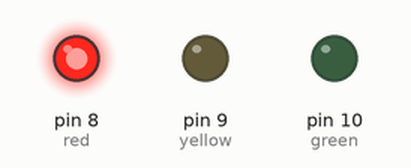
Recording of a sketch running on a simulated Arduino Uno, built with avr-gcc and run on an emulated ATmega328P. Shown: output pins drawn as LEDs (lit = HIGH).

Above: at 2.5 s.
At 9.5 s:
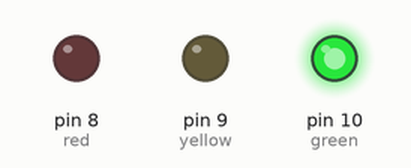
At 13.0 s:
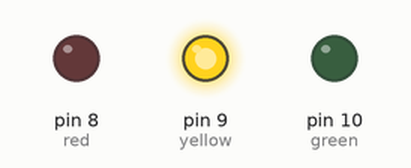
Timing chart, 0 to 18.2 s (numbered marks = the images above):
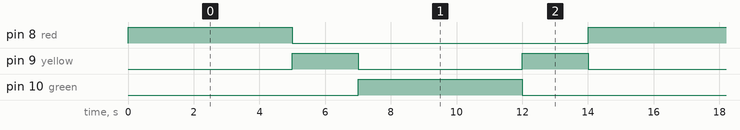

Measured:
- by itself, pin 8 (red), pin 10 (green): alternates HIGH for 5.0 s and LOW for 9.0 s
- by itself, pin 9 (yellow): alternates HIGH for 2.0 s and LOW for 5.0 s
- by itself, everything shown: repeats every 14.0 s, in 4 steps

The sketch:

TrafficSignal.ino
```cpp
int red = 8;
int yellow = 9;
int green = 10;

void setup() {
  pinMode(red, OUTPUT);
  pinMode(yellow, OUTPUT);
  pinMode(green, OUTPUT);
}

void loop() {
  // Red ON
  digitalWrite(red, HIGH);
  digitalWrite(yellow, LOW);
  digitalWrite(green, LOW);
  delay(5000);

  // Yellow ON
  digitalWrite(red, LOW);
  digitalWrite(yellow, HIGH);
  digitalWrite(green, LOW);
  delay(2000);

  // Green ON
  digitalWrite(red, LOW);
  digitalWrite(yellow, LOW);
  digitalWrite(green, HIGH);
  delay(5000);

  // Yellow before Red
  digitalWrite(red, LOW);
  digitalWrite(yellow, HIGH);
  digitalWrite(green, LOW);
  delay(2000);
}
```
